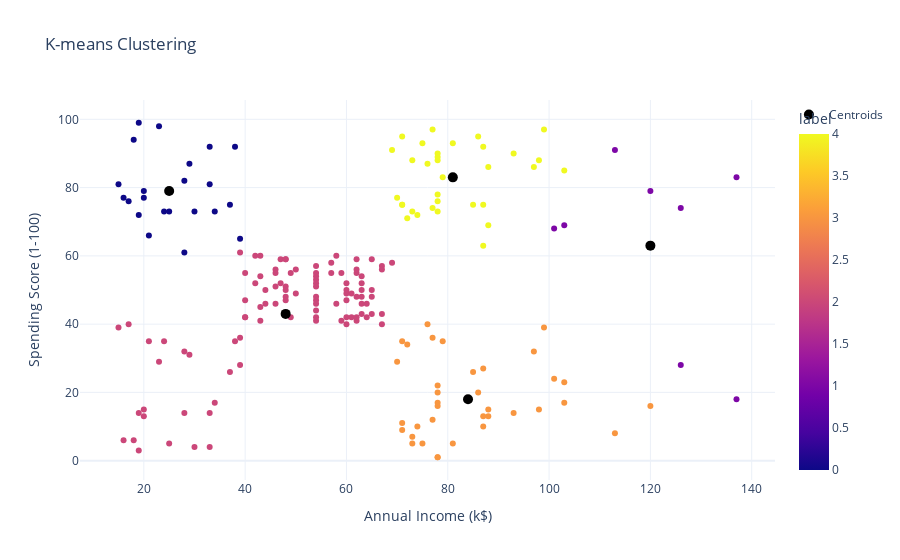

Write notebook code for a chart like this one.
### Markdown cell above
### Visualization of the data

### Code cell
import plotly.express as px

# create a DataFrame with the data and the labels
data = pd.DataFrame(X, columns=['Annual Income (k$)', 'Spending Score (1-100)'])
data['label'] = labels

# create the scatter plot
fig = px.scatter(data, x='Annual Income (k$)', y='Spending Score (1-100)', color='label', 
                 title='K-means Clustering', template='plotly_white', 
                 labels={'Annual Income (k$)': 'Annual Income (k$)', 'Spending Score (1-100)': 'Spending Score (1-100)'}, 
                 hover_data={'Annual Income (k$)': True, 'Spending Score (1-100)': True})

# add the centroids to the plot
fig.add_scatter(x=centroids[:, 0], y=centroids[:, 1], mode='markers', marker=dict(color='black', size=10), 
                name='Centroids')

# show the plot
fig.show()

### Figure 1 — Plotly figure (JSON) as saved in the notebook; plotly's stock layout.template omitted (floating-point values rounded to 4 significant figures; data arrays with more than 128 entries replaced by an {"elided": "..."} marker saying what was removed)
{"data": [{"hovertemplate": "Annual Income (k$)=%{x}<br>Spending Score (1-100)=%{y}<br>label=%{marker.color}<extra></extra>", "legendgroup": "", "marker": {"color": {"elided": "200 int values"}, "coloraxis": "coloraxis", "symbol": "circle"}, "mode": "markers", "name": "", "orientation": "v", "showlegend": false, "type": "scatter", "x": {"elided": "200 int values"}, "xaxis": "x", "y": {"elided": "200 int values"}, "yaxis": "y"}, {"marker": {"color": "black", "size": 10}, "mode": "markers", "name": "Centroids", "type": "scatter", "x": [25, 120, 48, 84, 81], "y": [79, 63, 43, 18, 83]}], "layout": {"coloraxis": {"colorbar": {"title": {"text": "label"}}, "colorscale": [[0, "#0d0887"], [0.1111, "#46039f"], [0.2222, "#7201a8"], [0.3333, "#9c179e"], [0.4444, "#bd3786"], [0.5556, "#d8576b"], [0.6667, "#ed7953"], [0.7778, "#fb9f3a"], [0.8889, "#fdca26"], [1, "#f0f921"]]}, "legend": {"tracegroupgap": 0}, "title": {"text": "K-means Clustering"}, "xaxis": {"anchor": "y", "domain": [0, 1], "title": {"text": "Annual Income (k$)"}}, "yaxis": {"anchor": "x", "domain": [0, 1], "title": {"text": "Spending Score (1-100)"}}}}
